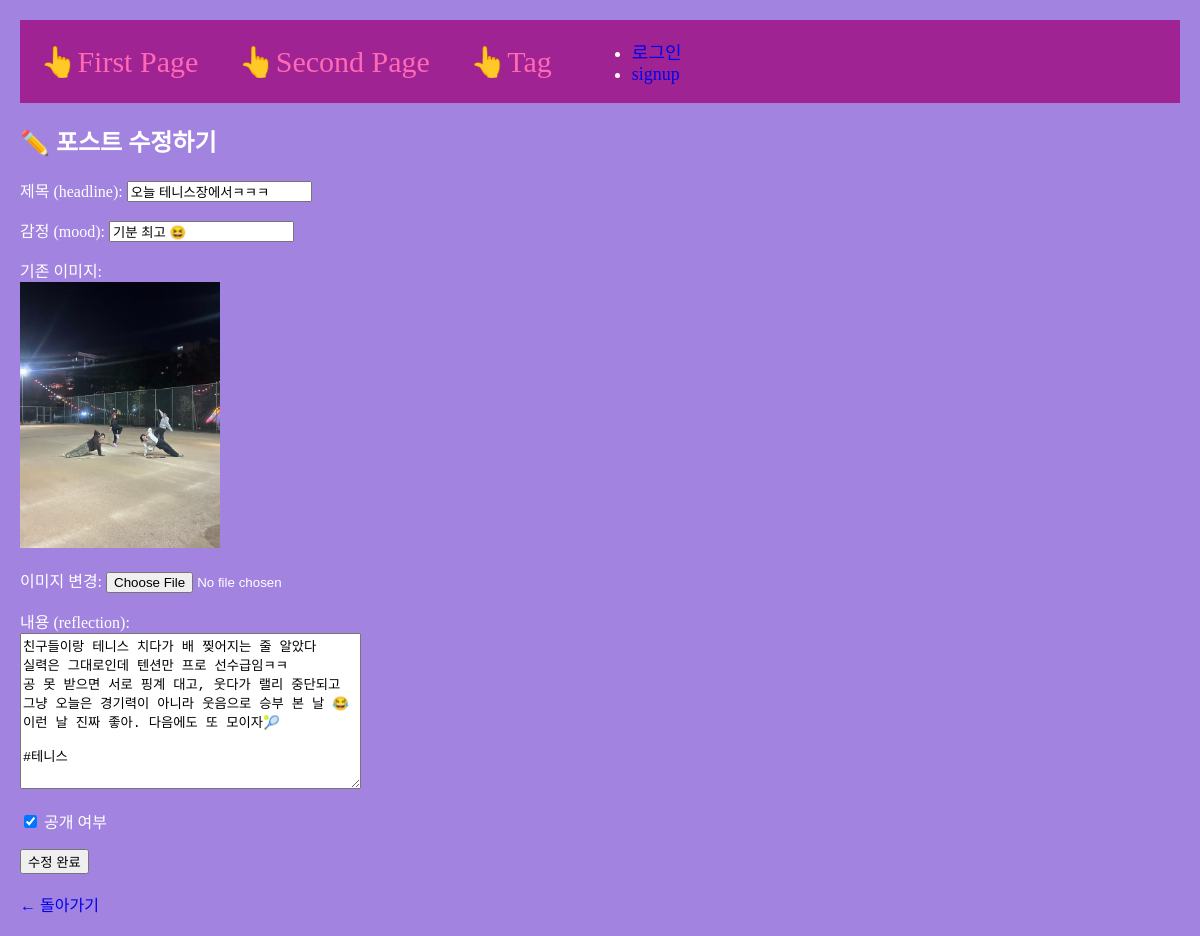
Screenshot of /edit/1 with the database file from the repository.
### main/models.py (models this page shows, shortened)
class Post(models.Model):
    author = models.ForeignKey(User, null=False, blank=False, on_delete=models.CASCADE)
    headline = models.CharField(max_length=100)
    mood = models.CharField(max_length=20, blank=True)
    photo = models.ImageField(upload_to="post/", blank=True, null=True)
    reflection = models.TextField()
    created_at = models.DateTimeField(auto_now_add=True)
    is_shared = models.BooleanField(default=True)
    tags = models.ManyToManyField('Tag', blank=True, related_name='posts')
    like=models.ManyToManyField(User, related_name='likes', blank=True)
    like_count=models.PositiveIntegerField(default=0)

### main/views.py (the view)
# urls.py: path('edit/<int:id>', edit, name="edit"),
def edit(request, id):
    edit_post = get_object_or_404(Post, pk=id)
    return render(request, 'main/edit.html', {"post": edit_post})

### main/templates/main/edit.html (shortened to what this page needs)
{% extends 'base.html' %}
{% load static %}
{% block content %}
<h2>✏️ 포스트 수정하기</h2>
<form action="{% url 'main:update' post.id %}" method="POST" enctype="multipart/form-data">
    <p>
        제목 (headline):
        <input type="text" name="headline" value="{{ post.headline }}" required>
    </p>
    <p>
        감정 (mood):
        <input type="text" name="mood" value="{{ post.mood }}">
    </p>
    <p>
        기존 이미지:<br>
        {% if post.photo %}
            <img src="{{ post.photo.url }}" alt="첨부 이미지" width="200px"><br>
        {% else %}
            <span>(이미지 없음)</span><br>
        {% endif %}
    </p>
    <p>
        이미지 변경:
        <input type="file" name="photo">
    </p>
    <p>
        내용 (reflection):<br>
        <textarea name="reflection" cols="40" rows="10" required>{{ post.reflection }}</textarea>
    </p>
    <p>
        <label>
            <input type="checkbox" name="is_shared" {% if post.is_shared %}checked{% endif %}> 공개 여부
        </label>
    </p>
    <button type="submit">수정 완료</button>
</form>
<br>
<a href="{% url 'main:detail' post.id %}">← 돌아가기</a>
{% endblock %}

### project/templates/base.html (style rules this page uses)
a { text-decoration: none; }
.body-container { background-color: #a283e0; color: #fff; margin: 20px; }

### rows the page displays
Post: headline "오늘 테니스장에서ㅋㅋㅋ", mood "기분 최고 😆", photo (picture), reflection "친구들이랑 테니스 치다가 배 찢어지는 줄 알았다 실력은 그대로인데 텐션만 프로 선수급임ㅋㅋ 공 못 받으면 서로 핑계 대고, 웃다가 랠리 중단되고 그냥 오늘은 경기력이 아니라 웃음으로 승부 본 날 😂 이런 날 진짜 좋아. 다음에도 또 모이자🎾 #테니스", is_shared "☑"
